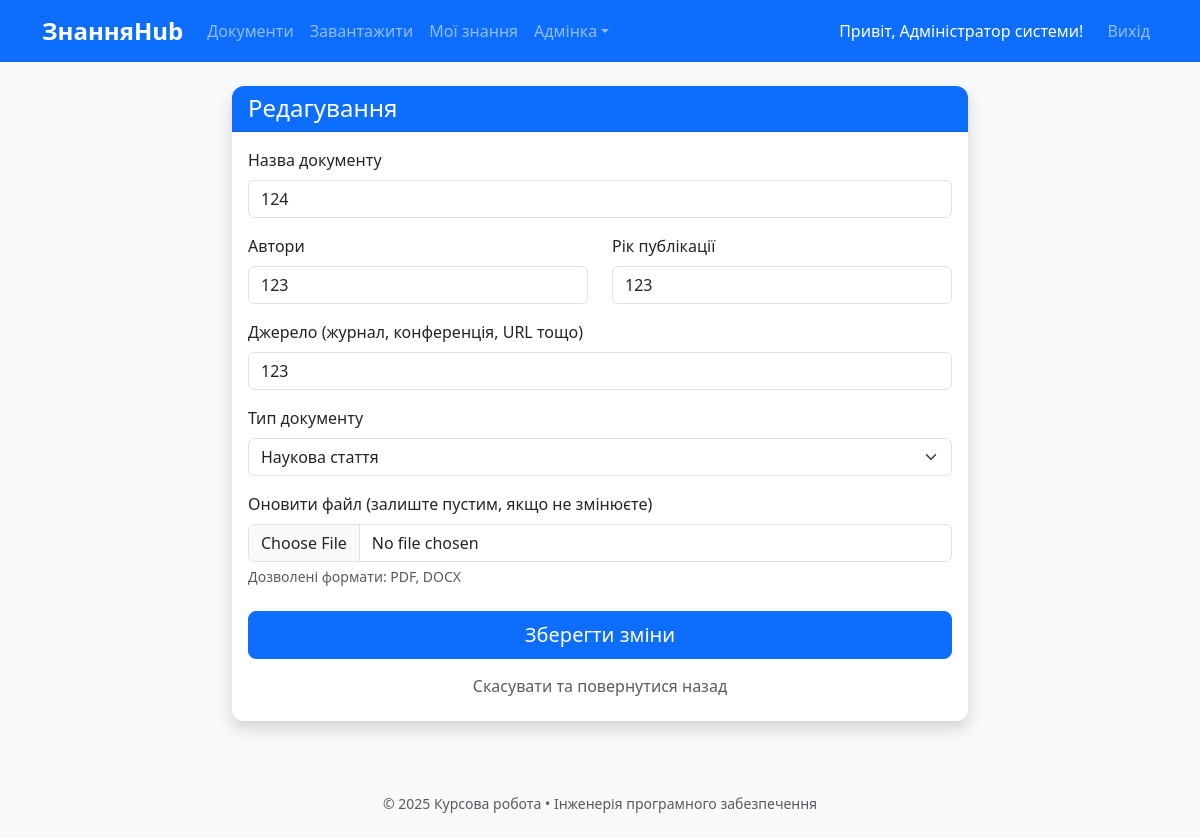
/document/1/edit (signed in), run on an earlier commit of the app's database.
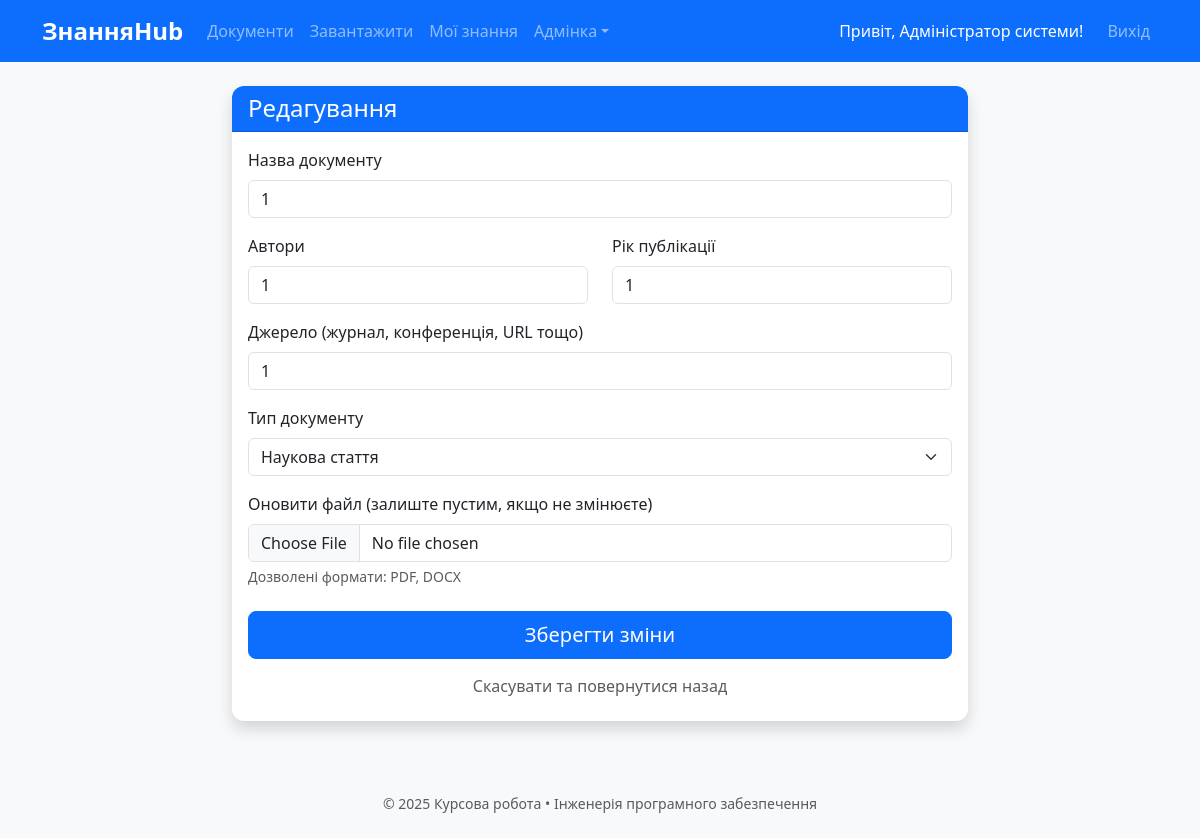
And on a later commit of the database.
### models.py (models this page shows)
class Document(db.Model):
    id = db.Column(db.Integer, primary_key=True)
    title = db.Column(db.String(300), nullable=False)
    authors = db.Column(db.Text)
    year = db.Column(db.Integer)
    source = db.Column(db.Text)
    doc_type = db.Column(db.String(50))
    original_filename = db.Column(db.String(300), nullable=False)
    stored_filename = db.Column(db.String(200), nullable=False, unique=True)
    uploaded_at = db.Column(db.DateTime, default=lambda: datetime.now(timezone.utc))
    uploaded_by = db.Column(db.Integer, db.ForeignKey('user.id'))
    user = db.relationship('User', backref='documents')

### app.py (the view, shortened to what this page needs)
    @app.route('/document/<int:doc_id>/edit', methods=['GET', 'POST'])
    @login_required
    def edit_document(doc_id):
        doc = Document.query.get_or_404(doc_id)
        if current_user.role != 'admin' and doc.uploaded_by != current_user.id: abort(403)
        form = DocumentEditForm(obj=doc)
        return render_template('document/upload.html', form=form, title="Редагування")

### forms.py
class DocumentEditForm(DocumentForm):
    file = FileField('Оновити файл (залиште пустим, якщо не змінюєте)', validators=[
        FileAllowed(['pdf', 'docx'], 'Тільки PDF та DOCX!')
    ])
    submit = SubmitField('Зберегти зміни')

### templates/document/upload.html (shortened to what this page needs)
{% extends "base.html" %}
{% block content %}
<div class="row justify-content-center">
    <div class="col-md-8">
        <div class="card shadow">
            <div class="card-header bg-primary text-white">
                <h4 class="mb-0">{{ title if title else 'Новий документ' }}</h4>
            </div>
            <div class="card-body">
                <form method="POST" enctype="multipart/form-data">
                    <div class="mb-3">
                        {{ form.title.label(class="form-label") }}
                        {{ form.title(class="form-control") }}
                    </div>
                    <div class="row">
                        <div class="col-md-6 mb-3">
                            {{ form.authors.label(class="form-label") }}
                            {{ form.authors(class="form-control") }}
                        </div>
                        <div class="col-md-6 mb-3">
                            {{ form.year.label(class="form-label") }}
                            {{ form.year(class="form-control") }}
                        </div>
                    </div>
                    <div class="mb-3">
                        {{ form.source.label(class="form-label") }}
                        {{ form.source(class="form-control") }}
                    </div>
                    <div class="mb-3">
                        {{ form.doc_type.label(class="form-label") }}
                        {{ form.doc_type(class="form-select") }}
                    </div>
                    <div class="mb-4">
                        {{ form.file.label(class="form-label") }}
                        {{ form.file(class="form-control") }}
                        <div class="form-text">Дозволені формати: PDF, DOCX</div>
                    </div>
                    <div class="d-grid gap-2">
                        {{ form.submit(class="btn btn-primary btn-lg") }}
                        <a href="{{ url_for('document_list') }}" class="btn btn-link text-muted text-decoration-none">
                            Скасувати та повернутися назад
                        </a>
                    </div>
                </form>
            </div>
        </div>
    </div>
</div>
{% endblock %}

What changed in the data, as far as the page shows it:
changed Document "Наукова стаття": title "124" → "1"; authors "123" → "1"; year "123" → "1"; source "123" → "1"
